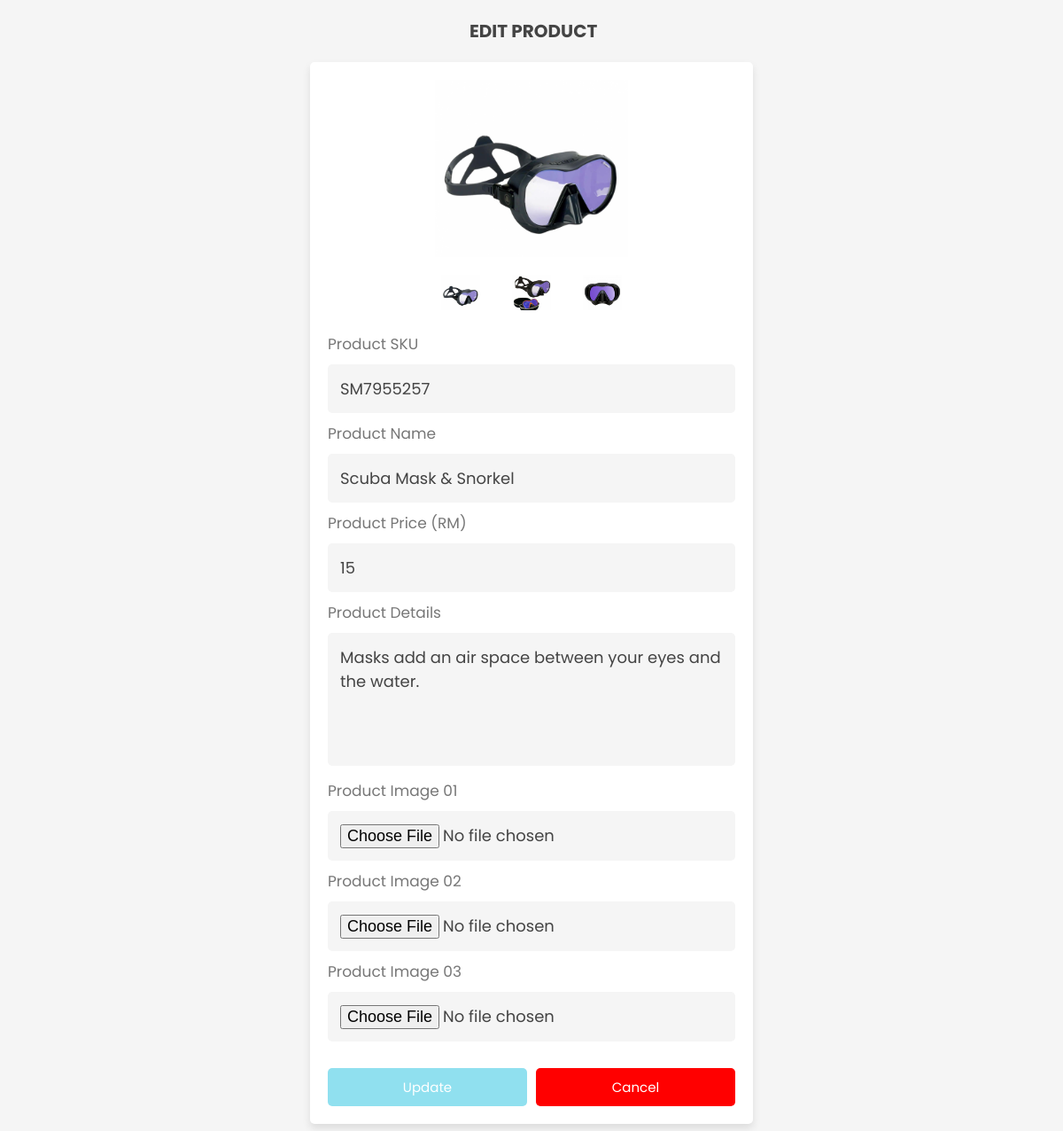
/admin/admineditproducts.php?get=47, run on the app's committed database.
### tables this page shows
CREATE TABLE `products` (
  `id` int(11) NOT NULL,
  `sku` varchar(100) NOT NULL,
  `name` varchar(100) NOT NULL,
  `details` varchar(300) NOT NULL,
  `price` int(100) DEFAULT NULL,
  `image_01` blob NOT NULL,
  `image_02` blob NOT NULL,
  `image_03` blob NOT NULL,
  `availability` enum('available','unavailable') NOT NULL DEFAULT 'available'
);

### admin/admineditproducts.php (the view, shortened to what this page needs)
<?php
include '../config/connect.php';
$id = $_GET['get'];
?>
<!DOCTYPE html>
<html lang="en">
<head>
   <link rel="stylesheet" href="https://cdnjs.cloudflare.com/ajax/libs/font-awesome/6.1.1/css/all.min.css">
   <link rel="stylesheet" href="../admin/adminstyle.css">
</head>
<body>
<section class="update-product">
<?php
      $select = mysqli_query($conn, "SELECT * FROM `products` WHERE id='$id'");
      if($row = mysqli_fetch_assoc($select)){
   ?>
   <h1 class="heading"><i class="fa fa-pencil-square-o" aria-hidden="true"></i> Edit Product</h1>
   <form action="" method="post" enctype="multipart/form-data">
      <div class="image-container">
         <div class="main-image">
            <img src="uploaded_img.1/<?php echo $row['image_01']; ?>" alt="">
         </div>
         <div class="sub-image">
            <img src="uploaded_img.1/<?php echo $row['image_01']; ?>" alt="">
            <img src="uploaded_img.2/<?php echo $row['image_02']; ?>" alt="">
            <img src="uploaded_img.3/<?php echo $row['image_03']; ?>" alt="">
         </div>
      </div>
      <span>Product SKU</span>
      <input type="text" name="sku" required class="box" maxlength="100" placeholder="enter product SKU" value="<?php echo $row['sku']; ?>">
      <span>Product Name</span>
      <input type="text" name="name" required class="box" maxlength="100" placeholder="enter product name" value="<?php echo $row['name']; ?>">
      <span>Product Price (RM)</span>
      <input type="number" name="price" required class="box" min="0" max="9999999999" placeholder="enter product price" onkeypress="if(this.value.length == 10) return false;" value="<?php echo $row['price']; ?>">
      <span>Product Details</span>
      <textarea name="details" class="box" required cols="30" rows="10"><?php echo $row['details']; ?></textarea>
      <span>Product Image 01</span>
      <input type="file" name="image_01" accept="image/jpg, image/jpeg, image/png, image/webp" class="box">
      <span>Product Image 02</span>
      <input type="file" name="image_02" accept="image/jpg, image/jpeg, image/png, image/webp" class="box">
      <span>Product Image 03</span>
      <input type="file" name="image_03" accept="image/jpg, image/jpeg, image/png, image/webp" class="box">
      <div class="flex-btn">
         <input type="submit" name="update" class="btn" value="Update">
         <a href="../admin/adminproducts.php" class="delete-btn">Cancel</a>
      </div>
      </form>
</section>
<?php }; ?>
</body>
</html>

### admin/adminstyle.css (style rules this page uses)
:root { --main-color:#00B4D8; --orange:#FF9E00; --mint:#023E8A; --red:#03045E; --black:#444; --purple: #90E0EF; --white:#fff; --light-color:#777; --light-bg:#f5f5f5; --border: none; --box-shadow:0 .5rem 1rem rgba(0,0,0,.1); }
* { font-family: 'Poppins', sans-serif; margin:0; padding:0; box-sizing: border-box; outline: none; border:none; text-decoration: none; }
html { font-size: 62.5%; overflow-x: hidden; }
body { background-color: var(--light-bg); }
section { padding:2rem; max-width: 1200px; margin:0 auto; }
.heading { font-size: 2rem; color:var(--black); margin-bottom: 2rem; text-align: center; text-transform: uppercase; }
.btn, .delete-btn, .option-btn { display: block; width: 100%; margin-top: 2rem; border-radius: .5rem; padding:1rem 3rem; font-size: 1.5rem; text-transform: capitalize; color:var(--white); cursor: pointer; text-align: center; }
.btn { background-color: var(--purple); }
.delete-btn { background-color: red; }
.flex-btn { display: flex; gap:1rem; }
.update-product form { background-color: var(--white); box-shadow: var(--box-shadow); border-radius: .5rem; border:var(--border); padding:2rem; max-width: 50rem; margin:0 auto; }
.update-product form .image-container { margin-bottom: 2rem; }
.update-product form .image-container .main-image img { height: 20rem; width: 100%; object-fit: contain; }
.update-product form .image-container .sub-image { display: flex; gap:1rem; justify-content: center; margin:1rem 0; }
.update-product form .image-container .sub-image img { height: 5rem; width: 7rem; object-fit: contain; padding:.5rem; border:var(--border); cursor: pointer; transition: .2s linear; }
.update-product form .box { width: 100%; border-radius: .5rem; padding:1.4rem; font-size: 1.8rem; color:var(--black); background-color: var(--light-bg); margin:1rem 0; }
.update-product form span { font-size: 1.7rem; color:var(--light-color); }
.update-product form textarea { height: 15rem; resize: none; }

### data on the page
products: image_01 (picture), image_02 (picture), image_03 (picture), sku "SM7955257", name "Scuba Mask & Snorkel", price "15", details "Masks add an air space between your eyes and the water."
